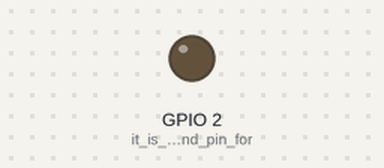
The sketch below on a simulated ESP8266 (Wemos D1 mini). Shown: output pins drawn as LEDs (lit = HIGH). WiFi joins after 1.5 s; servers stay silent unless stated; what the sketch prints to the serial monitor is not drawn.

Above: at 0.1 s.
At 1.6 s:
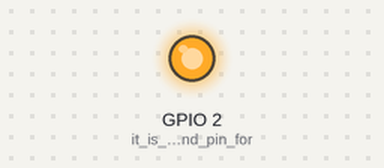
Timing chart, 0 to 3.1 s (numbered marks = the images above):
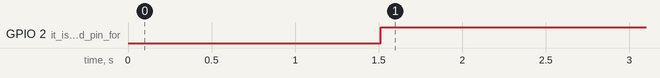

Measured:
- by itself, GPIO 2 (it_is_the_ground_pin_for): LOW → HIGH at 1.5 s

The sketch:

Lambi_indikaator.ino
```cpp
/*
  The following code is for Wemos D1 mini (https://wiki.wemos.cc/products:retired:d1_mini_v2.3.0)
  These boards will connect to the same power source as the lamps and will connect to a predefined
  Wi-Fi network when powered. They are used as wireless indicators of the current bathroom state.
  These boards only support a 2.4GHz 802.11b/g/n connection.
*/

/* Includes ----------------------------------------- */
#include <ESP8266WiFi.h> // https://github.com/esp8266/Arduino/tree/master/libraries/ESP8266WiFi

/* Global variables --------------------------------- */
//SSID of your network
const char ssid[] = "Lapikud";    //SSID of your Wi-Fi network
const char pass[] = "wifiparool"; //Password of your Wi-Fi network

/* Setup -------------------------------------------- */
void setup()
{
    Serial.begin(115200);
    delay(10);

    // Setup the builtin led for indication
    pinMode(LED_BUILTIN, OUTPUT); // it is the ground pin for the LED, so LOW means LED is On

    // Connect to Wi-Fi network
    Serial.println();
    Serial.print("Connecting to:  ");
    Serial.println(ssid);
    WiFi.begin(ssid, pass);

    while (WiFi.status() != WL_CONNECTED)
    {
        delay(500);
        Serial.print(".");
    }

    Serial.println("");
    Serial.print("Wi-Fi connected successfully, with IP: ");
    Serial.println(WiFi.localIP());
}
void loop()
{
    if (WiFi.status() == WL_CONNECTED)
    {                                    // If connection still exists
        digitalWrite(LED_BUILTIN, HIGH); // Turn the LED off if ping was successful
    }
    else
    { // Else try to reconnect

        Serial.println("Lost connection to wifi, trying to reconnect");
        WiFi.begin(ssid, pass);
        for (byte i = 0; i < 15; i++)
        {
            digitalWrite(LED_BUILTIN, HIGH);
            delay(100);
            digitalWrite(LED_BUILTIN, LOW);
            delay(100);
        }
        digitalWrite(LED_BUILTIN, LOW); // Leave the LED on after indication
        while (WiFi.status() != WL_CONNECTED)
        {
            delay(500);
            Serial.print(".");
        }
        Serial.println("");
        Serial.print("Wi-Fi reconnected successfully, with IP: ");
        Serial.println(WiFi.localIP());
    }
    delay(5000); // Wait 5s before testing the connection again
}
```
